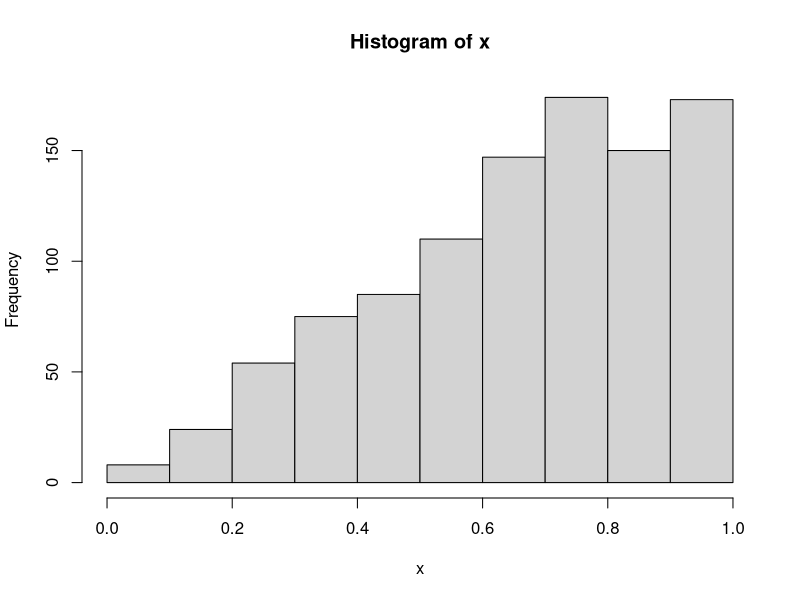
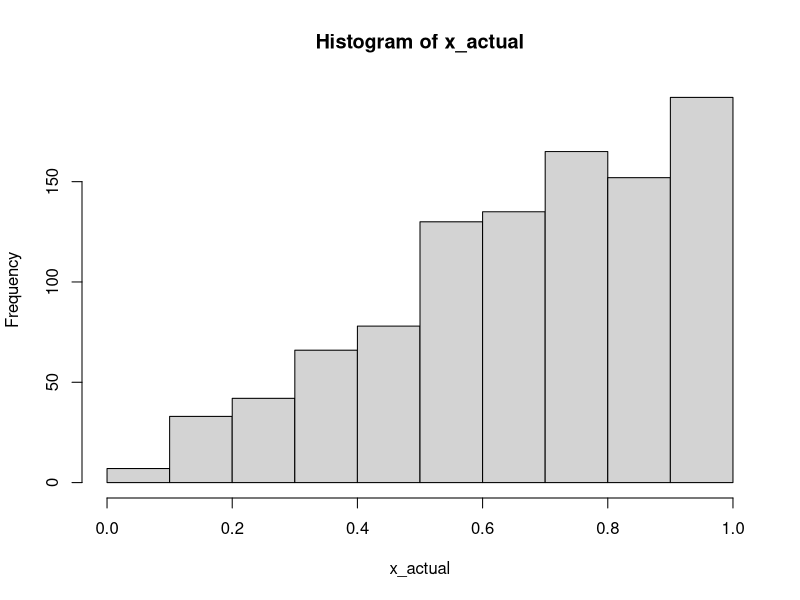
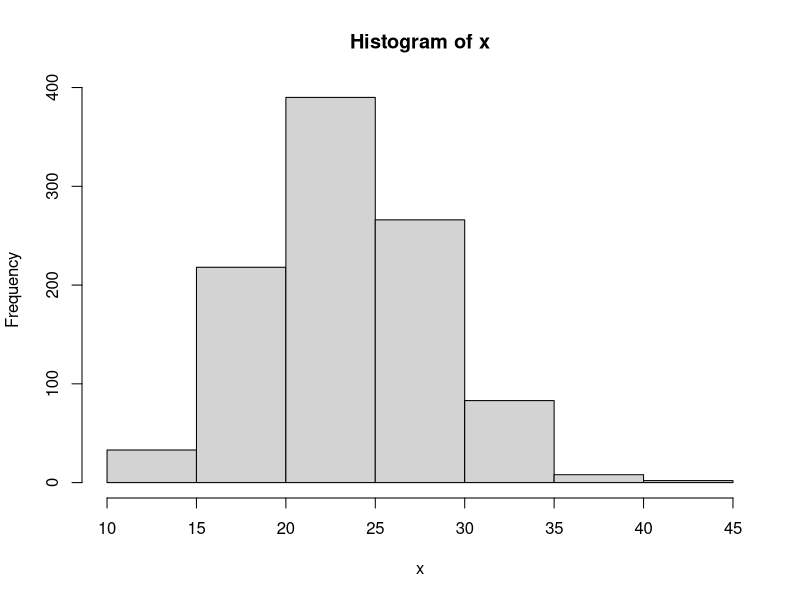
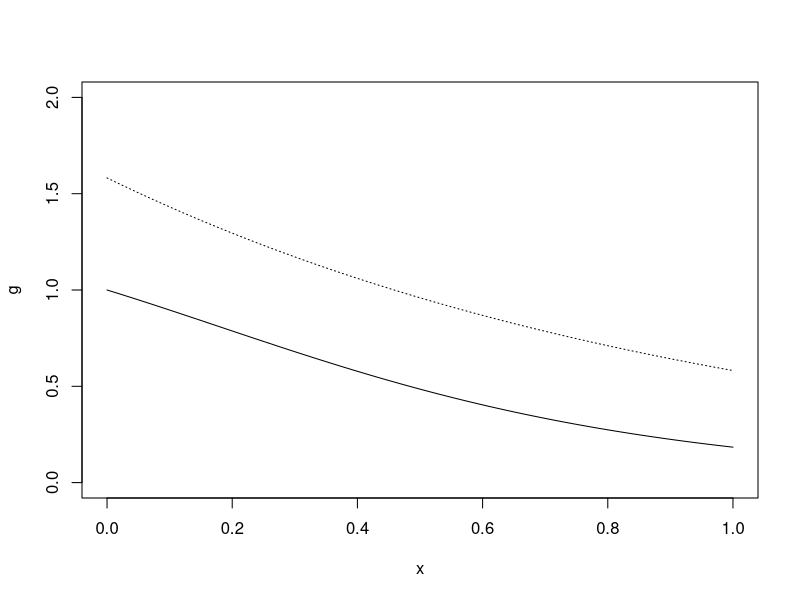
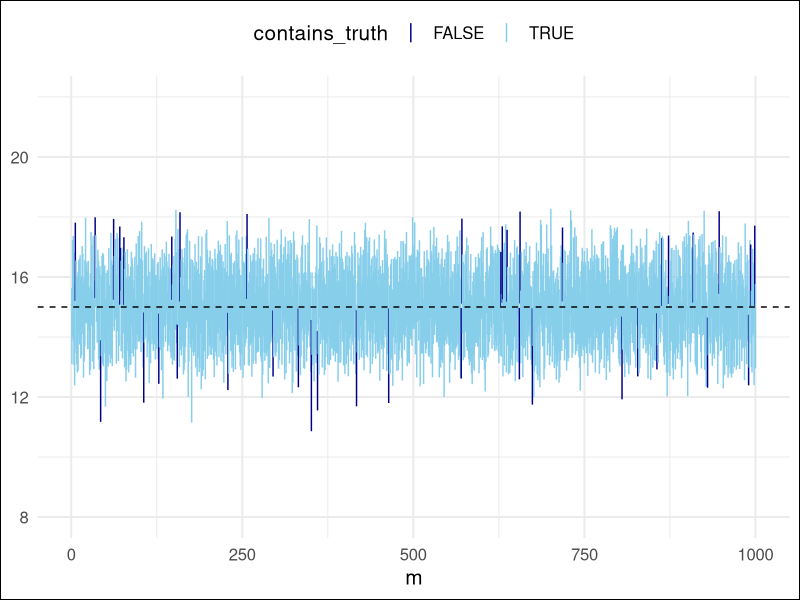

Write R code to recreate these figures, in order.
## ---- chunk 1
#| echo: false

library(tidyverse)
set.seed(8686)

theme_set(
  theme_minimal(base_size = 15) +
    theme(plot.background = element_rect(fill = "white"))
)
## ---- chunk 2
ex2 <- 76
ifelse(
  ex2 >= 90, grade <- 'A',
  ifelse(
    ex2 >= 80, grade <- 'B',
    ifelse(ex2 >= 70, grade <- 'C', '')
  )
)
## ---- chunk 3
k <- 0
for (i in 1:10) {
  k <- k + i
}

k

x <- 1:10
k <- 0

for (i in x) {
  k <- k + x[i]
}

k
## ---- chunk 4
k <- 0
i <- 0

while (i <= 10) {
  k <- k + i
  i <- i + 1
}

k; i
## ---- chunk 5
avg <- function(x) {
  s <- 0
  for (i in x) s <- s + i

  s / i
}

x <- 1:10

avg(x) == 5.5
## ---- chunk 6
score <- c(76, 92, 83)
grade <- ifelse(
  score >= 90, 'A',
  ifelse(score >= 80, 'B',
    ifelse(score >= 70, 'C')
  )
)
grade

# will fail-- length(score) > 1
# if (score >= 90) {
#   grade <- 'A'
# } else if (score >= 80) {
#   grade <- 'B'
# } else {
#   grade <- 'C'
# }
## ---- chunk 7
library(stats4)

# y <- c(0.04304550, 0.50263474)
y <- 1:4

mlogl <- function(theta) -(length(y)*log(theta) - theta*sum(y))

fit <- mle(mlogl, 1.4)
summary(fit)

1 / mean(y)
## ---- chunk 8
x <- c(0.5928, 3.2048, 2.2281, 4.2292, 1.2096, 3.8371, 1.2670, 1.2042, 2.8182, 3.5173)

ll <- function(theta, sumx, sumlogx, n) {
  r <- theta[1]
  lambda <- theta[2]
  -(n*r*log(lambda) - n*log(gamma(r)) + (r - 1)*sumlogx - lambda*sumx)
}

optim(c(20, 19), ll, sumx = sum(x), sumlogx = sum(log(x)), n = length(x))
## ---- chunk 9
# given an exponential distribution
lambda <- 10
exp_pdf <- function(x) lambda*exp(-lambda*x)
inv_exp <- function(u) -1/lambda * log(1 - u)

u <- runif(100000, 0, 1)
x <- inv_exp(u)

mean(x) # should be close to 1 / lambda
var(x) # should be close to 1 / lambda^2
## ---- chunk 10
# transformation given a discrete CDF, using quantiles
g <- function(n) {
  u <- runif(n, 0, 1)
  
  cdf <- c(0.1, 0.36, 0.42, 0.85, 1)
  
  dplyr::case_when(
    u <= cdf[1]              ~ 0,
    u > cdf[1] & u <= cdf[2] ~ 1,
    u > cdf[2] & u <= cdf[3] ~ 2,
    u > cdf[3] & u <= cdf[4] ~ 3,
    u > cdf[4] & u <= cdf[5] ~ 4,
    TRUE ~ NA_real_
  )
}

p <- prop.table(table(g(10000)))
cumsum(p)
## ---- chunk 11
f <- function(x, p = 0.4) p * (1 - p)^x
## ---- chunk 12
# demonstrate acception-rejection method using a Beta(2, 1) distribution
# g(x) = Uniform(0, 1)

f <- function(x) 2*x
g <- function(x) 1
C <- 2

gen_beta <- function() {
  u1 <- runif(1, 0, 1)
  u2 <- runif(1, 0, 1)
  
  # if accepted,
  r <- f(u1) / (C * g(u1))
  out <- c( "r" = r, "u1" = u1, "u2" = u2)

  if (u2 < f(u1) / (C * g(u1))) {
    return(u1)
  } else {
    gen_beta()
  }
}

x <- replicate(1000, gen_beta())
x_actual <- rbeta(1000, 2, 1)

hist(x)
hist(x_actual)
## ---- chunk 13
f <- c(0.16, 0.24, 0.33, 0.17, 0.10)
g <- c(1, 1, 1, 1, 1) / 5
C <- max(f / g)

f_x <- function(x) {
  dplyr::case_when(
    x == 1 ~ 0.16,
    x == 2 ~ 0.24,
    x == 3 ~ 0.33,
    x == 4 ~ 0.17,
    x == 5 ~ 0.10,
      TRUE ~ 0
  )
}

gen <- function() {
  y <- sample(1:5, 1) # draw 1 realization from discrete uniform
  u <- runif(1, 0, 1) # draw 1 realization from continuous uniform

  if (u <= f_x(y) / (C * 1/5)) {
    return(y)
  } else {
    gen()
  }
}

out <- replicate(1000, gen())
prop.table(table(out))
## ---- chunk 14
gen_poisson <- function(t0, lambda) {
  s <- 0; i <- 0

  while (s <= t0) {
    u <- runif(1, 0, 1)
    t <- -log(1 - u) / lambda  # inverse transform to draw from Exp(lambda)
    s <- s + t
    i <- i + 1
  }

  return(i - 1)
}

gen_poisson(10, 2)

x <- replicate(1000, gen_poisson(8, 3))

hist(x)
## ---- chunk 15
lambda <- 3
n <- 10
x <- 1
p <- 0.7

rexp(n, lambda) # x_i ~ f(x)             -- random draws
pexp(x, lambda) # P(X <= x)              -- CDF, cumulative probability
dexp(x, lambda) # P(X == x)?             -- density
qexp(p, lambda) # x* s.t. P(X <= x*) = p -- quantile
## ---- chunk 16
mu <- 5
sd <- 3

rnorm(1, mu, sd)
pnorm(5, mu, sd)
qnorm(0.75, mu, sd)
## ---- chunk 17
punif(0.6, 0, 1)
## ---- chunk 18
u <- runif(1000000, 0, 1)
mean(exp(-u))

1 - exp(-1)
## ---- chunk 19
n1 <- 500
n2 <- 5000

u1 <- runif(n1, 0, 1)
u2 <- runif(n2, 0, 1)

# g(x) = x
mean(u1)
mean(u2)
## ---- chunk 20
-exp(-5) - (-exp(-2))

u <- runif(1000, 2, 5)
(5 - 2) * mean(exp(-u))
## ---- chunk 21
library(purrr)

mc_integrate <- function(g, a = 0, b = 1, n) {
  u <- runif(n, a, b)
  (b - a) * mean(g(u))
}

f <- function(x) exp(-x)

map_dbl(c(10, 100, 1000, 10000, 100000), ~mc_integrate(f, 2, 4, .))

# true value
exp(-2) - exp(-4)

h <- function(x) 10 * exp(-10 * x)
map_dbl(c(10, 1000, 1000000), ~mc_integrate(h, 0, 2, .))

# true value
integrate(h, 0, 2)
## ---- chunk 22
f <- function(x) 10 * exp(-10 * x)
mc_integrate(f, 0, 5, 100000)
## ---- chunk 23
cdf_exp_b <- function(x, lambda, n) {
  u <- runif(n, 0, 1)
  x * mean(lambda * exp(-lambda * x * u))
}

u <- cdf_exp_b(6, 20, 100)
l <- cdf_exp_b(2, 20, 100)

u - l

pexp(6, 1/20) - pexp(2, 1/20)
## ---- chunk 24
# Compare results to textbook example 6.3



z_cdf <- function(x, n = 1000) {
  u <- runif(n, 0, 1)

  # density of Z ~ N(0, 1)?
  theta <- function(x, u) {
    mean(1 / sqrt(2 * pi) * x * exp((-x^2 * u^2) / 2))
  }

  # Z ~ N(0, 1) is symmetric about 0
  if (x >= 0) {
    0.5 + theta(x, u)
  } else {
    1 - 0.5 - theta(-x, u)
  }
}

z_cdf(2, 100000)
pnorm(2)
## ---- chunk 25
# the "Hit-or-Miss" method:

# step 1.
x <- rnorm(10000)

# step 2. (an indicator function)
i <- x <= 1.96

# step 3.
mean(i)

norm_cdf <- function(x, n = 10000, mu = 0, sigma = 1) {
  X <- rnorm(n, mu, sigma)
  i <- X <= x
  mean(i)
}

exp_cdf <- function(x, n = 10000, lambda = 5) {
  X <- rexp(n, lambda)
  i <- X <= x
  mean(i)
}

exp_cdf(7.6, n = 1000, lambda = 5)
pexp(7.6, 5)

beta_cdf <- function(x, n = 10000, a = 2, b = 3) {
  X <- rbeta(n, a, b)
  i <- X <= x
  mean(i)
}

beta_cdf(0.7, a = 2, b = 3)
pbeta(0.7, 2, 3)
## ---- chunk 26
# compare hit or miss vs. simple monte-carlo
# theta_1 is simple monte-carlo
# theta_2 is indicator
# estimating F_Z(1.96) where Z ~ N(0, 1).
# generate 100 estimates of theta_1 and theta_2 (n = 10,000)
# then, take the variance of each

# for theta_1
z_cdf <- function(x, n = 1000) {
  u <- runif(n, 0, 1)

  # density of Z ~ N(0, 1)?
  theta <- function(x, u) {
    mean(1 / sqrt(2 * pi) * x * exp((-x^2 * u^2) / 2))
  }

  # Z ~ N(0, 1) is symmetric about 0
  if (x >= 0) {
    0.5 + theta(x, u)
  } else {
    1 - 0.5 - theta(-x, u)
  }
}

# for theta_2
z_cdf2 <- function(x, n = 1000, mu = 0, sigma = 1) {
  X <- rnorm(n, mu, sigma)
  i <- X <= x
  mean(i)
}

# wrap the 2 functions, and collect results
comparison <- function(x = 1.96, n = 100) {
  t1 <- numeric(n)
  t2 <- numeric(n)
  for (i in 1:n) {
    t1[i] <- z_cdf(x)
    t2[i] <- z_cdf2(x)
  }
  c(theta1 = var(t1), theta2 = var(t2))
}

comparison()
## ---- chunk 27
u <- runif(1000)
v <- 1 - u

# Cov(u, v) < 0!
cov(u, v)
## ---- chunk 28
norm_cdf_anti <- function(x, n) {
  u <- runif(n / 2)
  v <- 1 - u
  y <- c(u, v)
  
  pos_cdf <- (1 / sqrt(2 * pi)) * abs(x) * exp(-x^2 * y^2 / 2) + 0.5
  
  if (x >= 0) {
    cdf <- pos_cdf
  } else {
    cdf <- 1 - pos_cdf
  }
  
  return(mean(cdf))
}

norm_cdf <- function(x, n) {
  u <- runif(n)
  
  pos_cdf <- (1 / sqrt(2 * pi)) * abs(x) * exp(-x^2 * u^2 / 2) + 0.5
  
  if (x >= 0) {
    cdf <- pos_cdf
  } else {
    cdf <- 1 - pos_cdf
  }
  
  return(mean(cdf))
}

s <- numeric(100)
a <- numeric(100)

for (i in 1:100) {
  s[i] <- norm_cdf(1.96, 100)
  a[i] <- norm_cdf_anti(1.96, 100)
}

var(s)
var(a)
## ---- chunk 29
u <- runif(100)
C <- -cov(exp(u), u) / var(u)
C

-0.1409 / (1/12)
## ---- chunk 30
g <- function(x) exp(-x) / (1 + x^2)
l <- function(x) exp(-0.5) / (1 + x^2)

# estimating C
u <- runif(10000)
C <- -cov(g(u), l(u)) / var(l(u))

# simple monte-carlo vs. control variate
u <- runif(1000)
smc <- mean(g(u))
hat <- mean(g(u) + C * (l(u) - mean(l(u))))

integrate(g, 0, 1)
print(smc)
print(hat)
print(var(g(u)))
print(var(g(u) + C * (l(u) - mean(l(u)))))
## ---- chunk 31
n <- 10000
u <- runif(n)
# u1, u2, ..., u10k --> e^u1, e^u2, ... e^u10k

hat_theta <- mean(exp(u))
est_var <- var(exp(u))

hat_theta <- numeric(100)
for (i in 1:100) {
  u <- runif(10000)
  hat_theta[i] <- mean(exp(u))
}

var(hat_theta)
## ---- chunk 32
# Example 6.11
x <- seq(0, 1, 0.01)
g <- exp(-x) / (1 + x^2)
f3 <- exp(-x) / (1 - exp(-1))

plot(x, g, type = "l", ylim = c(0, 2))
lines(x, f3, lty = 3)
## ---- chunk 33
# Example

m <- 100
Y <- numeric(m)

for (i in 1:m) {
  x <- rnorm(3, 0, 1)
  Y[i] <- sum(x^2)
}

(hat_theta <- mean(Y))  # should be close to 3
(hat_mse <- mean((Y - 3)^2))  # should be close to 6
## ---- chunk 34
# Example 7.1
m <- 100
L <- numeric(m)

for (i in 1:m) {
  x <- rnorm(2, 0, 1)
  L[i] <- abs(x[1] - x[2])
}

(hat_theta <- mean(L))  # should be close to 2 / sqrt(pi)
(hat_mse <- mean((L - 2 / sqrt(pi))^2))
## ---- chunk 35
# Example 7.2

m <- 100
k <- 3
K <- numeric(m)

for (i in 1:m) {
  x <- rnorm(100)
  x <- sort(x)
  K[i] <- mean(x[k:(length(x) - k)])
}

(hat_theta <- mean(K))
## ---- chunk 36
x <- c(580, 400, 428, 825, 850, 875, 920, 550, 575, 750, 636, 360, 590, 735, 950)
n <- length(x)
m <- mean(x)
s <- sd(x)
a <- c(0.10, 0.05)
t <- qt(1 - a / 2, df = n - 1)

(c90 <- c(m - t[1] * s / sqrt(n), m + t[1] * s / sqrt(n)))
(c95 <- c(m - t[2] * s / sqrt(n), m + t[2] * s / sqrt(n)))
## ---- chunk 37
n <- 4
m <- 65
s <- 2.4
t <- qt(1 - 0.05/2, df = 3)

(c95 <- c(m - t * s / sqrt(n), m + t * s / sqrt(n)))
## ---- chunk 38
t_ci <- function(n = 20, mu = 15, sigma = 3, alpha = 0.05) {
  x <- rnorm(n, mu, sigma)
  m <- mean(x)
  s <- sd(x)
  t <- qt(1 - alpha / 2, df = n - 1)

  m + (t * s / sqrt(n)) * c(-1, 1)
}

res <- replicate(n = 1000, expr = t_ci(), simplify = FALSE)
(chk <- res |> map_lgl(~between(15, .[1], .[2])) |> mean())

res |>
  map_df(enframe, .id = "m") |>
  mutate(m = as.numeric(m)) |>
  pivot_wider(names_from = name, values_from = value) |>
  set_names(c("m", "l", "u")) |>
  group_by(m) |>
  mutate(contains_truth = between(15, l, u)) |>
  ggplot(aes(x = m, ymin = l, ymax = u, color = contains_truth)) +
  geom_linerange() +
  geom_hline(yintercept = 15, lty = "dashed") +
  scale_color_manual(values = c("darkblue", "skyblue")) +
  ylim(8, 22) +
  theme(legend.position = "top")
## ---- chunk 39
s_ci <- function(mu = 0, sigma = 2, n = 20, alpha = 0.05) {
  x <- rnorm(n = n, mean = mu, sd = sigma)
  v <- var(x)
  chi <- qchisq(alpha, n - 1)

  c(0, (n - 1) * v / chi)
}

res <- replicate(10000, s_ci(), simplify = FALSE)
(chk <- res |> map_lgl(~between(4, .[1], .[2])) |> mean())
## ---- chunk 40
65 - qt(0.025, 3) * 2.4 / 2
65 + qt(1 - 0.025, 3) * 2.4 / 2
